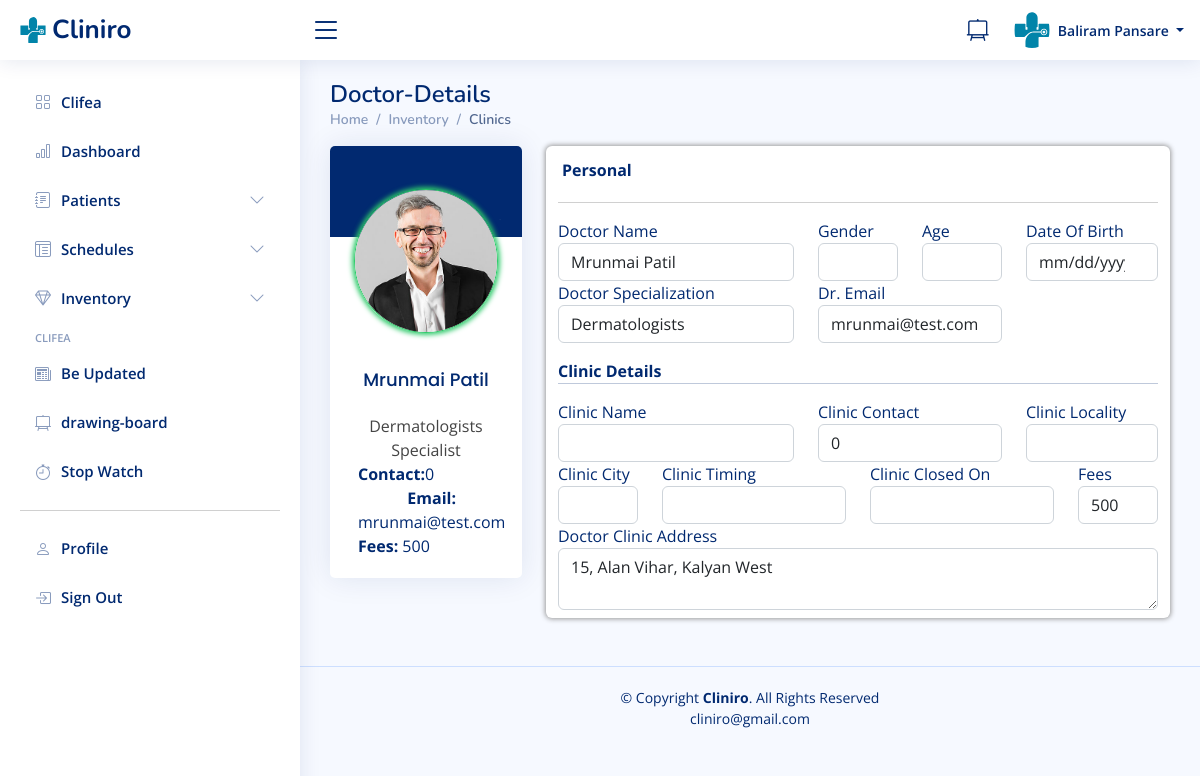
The page /doctor/inventoryviewpat.php?viewid=4 (signed in) on the database its author committed.
### tables this page shows
CREATE TABLE `doctors` (
  `id` int(11) NOT NULL,
  `specilization` varchar(255) DEFAULT NULL,
  `doctorName` varchar(255) DEFAULT NULL,
  `address` longtext DEFAULT NULL,
  `docFees` varchar(255) DEFAULT NULL,
  `contactno` bigint(11) DEFAULT NULL,
  `docEmail` varchar(255) DEFAULT NULL,
  `gender` text DEFAULT NULL,
  `age` varchar(20) DEFAULT NULL,
  `dob` varchar(50) DEFAULT NULL,
  `clinic_name` varchar(50) DEFAULT NULL,
  `clinic_contact` bigint(11) DEFAULT NULL,
  `clinic_timing` varchar(50) DEFAULT NULL,
  `closed` varchar(50) DEFAULT '-',
  `clinic_locality` varchar(50) DEFAULT NULL,
  `clinic_city` varchar(50) DEFAULT NULL,
  `password` varchar(255) DEFAULT NULL,
  `creationDate` timestamp NULL DEFAULT current_timestamp(),
  `updationDate` timestamp NULL DEFAULT NULL ON UPDATE current_timestamp()
);

### doctor/inventoryviewpat.php (the view, shortened to what this page needs)
<?php
include('include/config.php');
if(strlen($_SESSION['id']==0)) {
 header('location:doctorlogout.php');
  } else{
?>
<!DOCTYPE html>
<html lang="en">
<?php include('include/head.php');?>
<body>
<?php include('include/header.php');?>
<?php include('include/sidebar.php');?>
  <main class="main" id="main">
    <div class="pagetitle">
      <h1>Doctor-Details</h1>
      <nav>
        <ol class="breadcrumb">
          <li class="breadcrumb-item"><a href="dashboard.php">Home</a></li>
          <li class="breadcrumb-item">Inventory</li>
          <li class="breadcrumb-item active">Clinics</li>
        </ol>
      </nav>
    </div>
                    <section class="section">
<div class="row" >
    <?php
$vid=$_GET['viewid'];
$sql=mysqli_query($con,"select * from doctors where id='$vid'");
while($data=mysqli_fetch_array($sql))
{
?>
    <div class="col-md-4 col-lg-3">
      <div class="card">
        <div class="card-body text-center">
          <img class="avatar rounded-circle" src="../assets/img/messages-3.jpg" alt="patientpic">
          <div>
          <h4 class="card-title"><?php echo htmlentities($data['doctorName']);?></h4>
          <span>
              <?php $query=mysqli_query($con,"select specilization from doctors where id='$vid'");
            while($row=mysqli_fetch_array($query))
            {
	            echo $row['specilization'];
            }?> Specialist
              </span>
          </div>
          <div class="d-flex justify-content-between flex-wrap" id="form-subhead">
            <div class="px-2"> <b>Contact:</b><?php echo htmlentities($data['clinic_contact']);?></div>
            <div class="px-2"> <b>Email:</b> <?php echo htmlentities($data['docEmail']);?></div>
            <div class="px-2"> <b>Fees:</b> <?php echo htmlentities($data['docFees']);?></div>
          </div>
        </div>
      </div>
   </div>
   <div class="col-md-8 col-lg-9">
    <div class="container rounded" id="patients-patients-cont">
    <form role="form" name="adddoc" method="post" onSubmit="return valid();">
                          <div class="row jumbotron box8 rounded py-2">
                            <div class="d-flex">
                              <div class="p-1 fw-bold" id="form-subhead">Personal</div>
                            </div>
                            <div class=" mt-0"><hr></div>
                            <div class="col-sm-5 form-group">
                            <label for="doctorname">Doctor Name</label>
                      <input type="text" name="docname" class="form-control" value="<?php echo htmlentities($data['doctorName']);?>" readonly>
                            </div>
                            <div class="col-sm-2 form-group">
                                <label for="sex">Gender</label>
                                <input type="text" name="docgender" class="form-control" value="<?php echo htmlentities($data['gender']);?>" readonly>
                            </div>
                            <div class="col-sm-2 form-group">
                                <label for="docage">Age</label>
                                <input type="number" class="form-control" name="docage" value="<?php echo htmlentities($data['age']);?>" readonly>
                            </div>
                            <div class="col-sm-3 form-group">
                                <label for="Date">Date Of Birth</label>
                                <input type="Date" name="docdob" class="form-control" value="<?php echo htmlentities($data['dob']);?>" readonly>
                            </div>
                            <div class="col-sm-5 form-group">
                                <label for="DoctorSpecialization">
                                    Doctor Specialization
                                </label>
                                <input type="text" name="Doctorspecialization" class="form-control" value="<?php echo htmlentities($data['specilization']);?>" readonly>
														</div>
                            <div class="col-sm-4 form-group">
                              <label for="email">Dr. Email</label>
                              <input type="email" id="docemail" name="docemail"  class="form-control" value="<?php echo htmlentities($data['docEmail']);?>" readonly>
                           </div>
                            <div class="col-sm-12 mt-3 fw-bold" id="form-subhead">
                              Clinic Details <hr class="mt-0">
                            </div>
                            <div class="col-sm-5 form-group">
                              <label for="clinicname">Clinic Name</label>
                              <input type="text" class="form-control" name="clinicname" value="<?php echo htmlentities($data['clinic_name']);?>" readonly >
                            </div>
                            <div class="col-sm-4 form-group">
                              <label for="cliniccontact">Clinic Contact</label>
                              <input type="text" class="form-control" name="cliniccontact" title="format 10 digits" pattern="[1-9]{1}[0-9]{9}" value="<?php echo htmlentities($data['clinic_contact']);?>"  readonly>
                            </div>
                            <div class="col-sm-3 form-group">
                            <label for="cliniclocality">Clinic Locality</label>
                            <input type="text" class="form-control" name="cliniclocality" value="<?php echo htmlentities($data['clinic_locality']);?>"  readonly>
                          </div>
                          <div class="col-sm-2 form-group">
                            <label for="cliniccity">Clinic City</label>
                            <input type="text" class="form-control" name="cliniccity" value="<?php echo htmlentities($data['clinic_city']);?>"readonly>
                          </div>
                          <div class="col-sm-4 form-group">
                            <label for="clinictiming">Clinic Timing</label>
                            <input type="text" class="form-control" name="clinictiming" value="<?php echo htmlentities($data['clinic_timing']);?>" readonly>
                          </div>
                          <div class="col-sm-4 form-group">
                            <label for="closed">Clinic Closed On</label>
                            <input type="text" class="form-control" name="closed" value="<?php echo htmlentities($data['closed']);?>" readonly>
                          </div>
                            <div class="col-sm-2 form-group">
                              <label for="docfees">Fees</label>
                              <input type="text" class="form-control" name="docfees" value="<?php echo htmlentities($data['docFees']);?>"  readonly>
                            </div>
                            <div class="col-sm-12 form-group">
                            <label for="address">Doctor Clinic Address</label>
                            <textarea name="clinicaddress" class="form-control" readonly><?php echo htmlentities($data['address']);?></textarea>
													</div>
                          </div>
                          <?php } ?>
                        </form>
      </div>
     </div>
   </div>
</section>
  </main>
  <?php include('include/footer.php');?>
</body>
</html>
<?php } ?>

### doctor/include/header.php (shortened to what this page needs)
<header id="header" class="header fixed-top d-flex align-items-center">
<div class="d-flex align-items-center justify-content-between">
  <a href="index.html" class="logo d-flex align-items-center">
    <img src="assets/img/logo.svg" alt="">
    <span class="d-none d-lg-block">Cliniro</span>
  </a>
  <i class="bi bi-list toggle-sidebar-btn"></i>
</div>
<nav class="header-nav ms-auto">
  <ul class="d-flex align-items-center">
    <li>
      <a class="nav-link nav-icon" href="scratchpad.php" target="_blank" >
        <i class="bi bi-easel2"></i>
      </a>
    </li>
    <li class="nav-item dropdown pe-3">
      <a class="nav-link nav-profile d-flex align-items-center pe-0" href="#" data-bs-toggle="dropdown">
        <img src="assets/img/logo copy.svg" alt="Profile" class="rounded-circle">
        <span class="d-none d-md-block dropdown-toggle ps-2">
        <?php $query=mysqli_query($con,"select doctorName from doctors where id='".$_SESSION['id']."'");
        while($row=mysqli_fetch_array($query))
        {
            echo $row['doctorName'];
        }?>
        </span>
      </a>
        </li>
      </ul>
</nav>
</header>

### doctor/assets/css/style.css (style rules this page uses)
:root { scroll-behavior: smooth; }
body { font-family: "Open Sans", sans-serif; background: #f6f9ff; color: #444444; }
a { color: #4154f1; text-decoration: none; }
h1, h2, h3, h4, h5, h6 { font-family: "Nunito", sans-serif; }
#main { margin-top: 60px; padding: 20px 30px; transition: all 0.3s; }
.pagetitle { margin-bottom: 10px; }
.pagetitle h1 { font-size: 24px; margin-bottom: 0; font-weight: 600; color: #012970; }
.card { margin-bottom: 30px; border: none; border-radius: 5px; box-shadow: 0px 0 30px rgba(1, 41, 112, 0.1); }
.card-title { padding: 20px 0 15px 0; font-size: 18px; font-weight: 500; color: #012970; font-family: "Poppins", sans-serif; }
.card-body { padding: 0 20px 20px 20px; }
.breadcrumb { font-size: 14px; font-family: "Nunito", sans-serif; color: #899bbd; font-weight: 600; }
.breadcrumb a { color: #899bbd; transition: 0.3s; }
.breadcrumb .breadcrumb-item::before { color: #899bbd; }
.breadcrumb .active { color: #51678f; font-weight: 600; }
.logo { line-height: 1; }
@media (min-width: 1200px) { .logo { width: 280px; } }
.logo img { max-height: 26px; margin-right: 6px; }
.logo span { font-size: 26px; font-weight: 700; color: #012970; font-family: "Nunito", sans-serif; }
.header { transition: all 0.5s; z-index: 997; height: 60px; box-shadow: 0px 2px 20px rgba(1, 41, 112, 0.1); background-color: #fff; padding-left: 20px; }
.header .toggle-sidebar-btn { font-size: 32px; padding-left: 10px; cursor: pointer; color: #012970; }
.header-nav ul { list-style: none; }
.header-nav>ul { margin: 0; padding: 0; }
.header-nav .nav-icon { font-size: 22px; color: #012970; margin-right: 25px; position: relative; }
.header-nav .nav-profile { color: #012970; }
.header-nav .nav-profile img { max-height: 36px; }
.header-nav .nav-profile span { font-size: 14px; font-weight: 600; }
@media (min-width: 1200px) { #main, #footer { margin-left: 300px; } }
.section { flex: 0 0 300px; min-height: 500px; }
.box8 { box-shadow: 0px 0px 5px 1px #999; }
#patients-patients-cont { background-color: white; }
#form-subhead { color: #012970; }
label { color: #012970; }
.avatar { border: 0.1rem solid #2eca6a; margin-top: -3rem; margin-bottom: 1rem; max-width: 9rem; box-shadow: 0px 0px 5px 2px #2eca6a; }

### rows shown on the page
doctors: doctorName "Baliram Pansare"
doctors: doctorName "Mrunmai Patil", specilization "Dermatologists", clinic_contact "0", docEmail "mrunmai@test.com", docFees "500", docname "Mrunmai Patil", Doctorspecialization "Dermatologists", docemail "mrunmai@test.com", cliniccontact "0", docfees "500", clinicaddress "15, Alan Vihar, Kalyan West"
